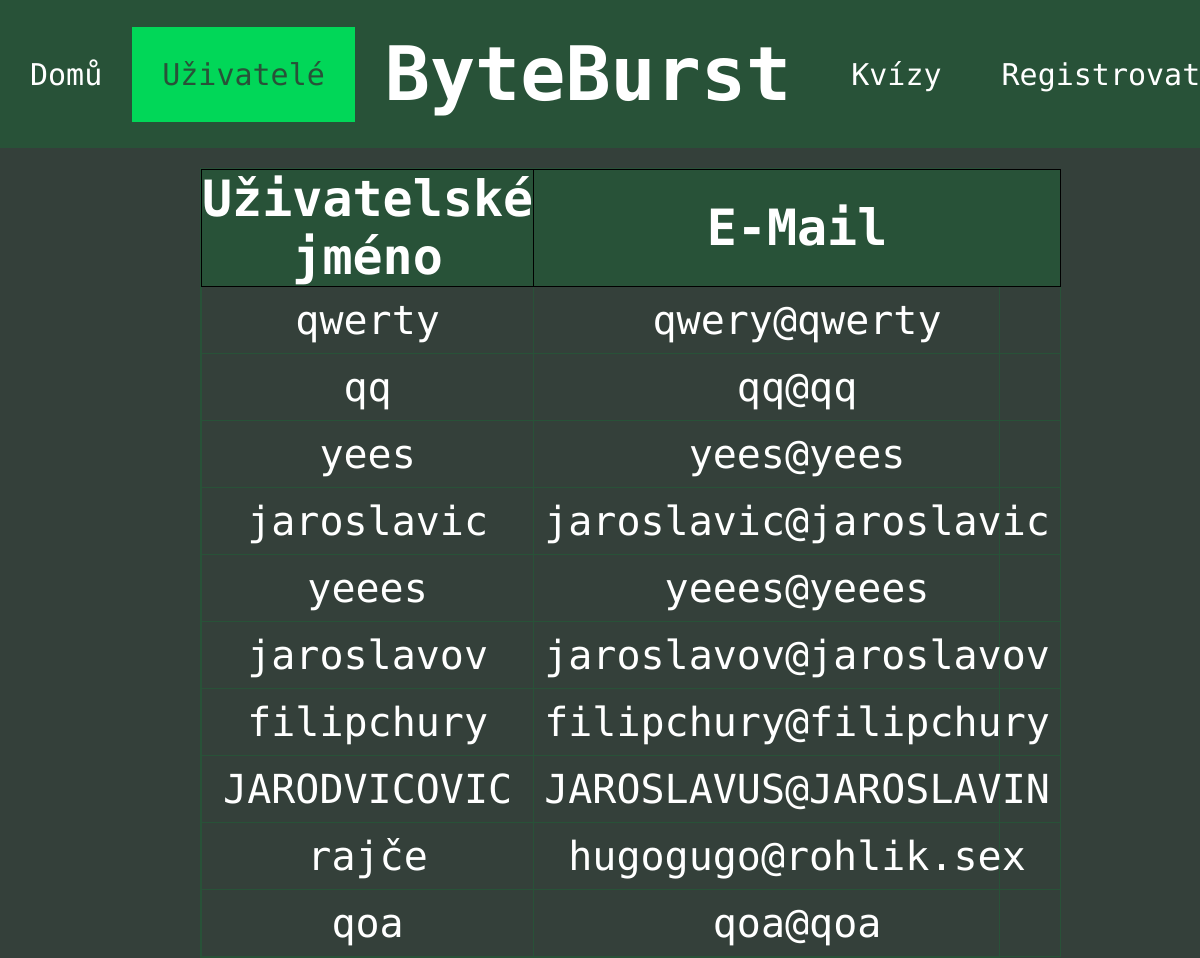
Screenshot of /users with the database file from the repository.
### tables this page shows
CREATE TABLE "user" (
	"id"	INTEGER,
	"username"	TEXT UNIQUE,
	"email"	TEXT UNIQUE,
	"password"	TEXT,
	"bio"	TEXT,
	"quiz_correct"	INTEGER DEFAULT 0,
	"quiz_absolved"	INTEGER DEFAULT 0,
	"is_admin"	INTEGER DEFAULT 0,
	"is_active"	INTEGER NOT NULL DEFAULT 1,
	PRIMARY KEY("id" AUTOINCREMENT)
);

### app.py (the view)
@app.route("/users") # route pro zobrazení všech už. profilů
def users():
    cur, con=db_connect()
    cur.execute("SELECT id, username,email FROM user WHERE is_active=1") # vybrání id, už. jména a e-mailu z tabulky user pro záznamy, kde je is_active rovno 1, tedy uživatelův účet není deaktivoanány
    users=cur.fetchall() # spojení výsledku dotazu do proměnné users
    return render_template("pages/users.html", users=users, active=2) # přesměrování na stránku users.html s předaným parametrem users

### app.py (called while the page is built)
def db_connect():
    con = sqlite3.connect("database.db") # připojení do databáze uložené v adresáři jako database.db
    cur = con.cursor() # vytvoření cursor pro interakci s databází
    return cur, con

### templates/pages/users.html (shortened to what this page needs)
{% extends "layout/header.html" %}
{% block content %}
<table class="user-table" style="position: relative; width: 800px;">
    <tr>
        <th style="text-align: center; padding: 0;">Uživatelské jméno</th>
        <th>E-Mail</th>
    </tr>
    {% for user in users %}
    <tr>
        <td><a href="{{ url_for('user', user_id=user[0]) }}" style="text-decoration: none;">{{ user[1] }}</a></td>
        <td>{{ user[2] }}</td>
    </tr>
    {% endfor %}
</table>
{% endblock %}

### static/css/style.css (style rules this page uses)
* { font-family: "Ubuntu Mono", monospace; color: white; }
:root { --background-green:#285238; --hover-green:#007C41; --active-green:#01D758; --page-background: #34403A; }
body { margin: 0; padding: 0; background-color: #34403A; }
.user-table { width: 1200px; border: solid var(--background-green) 1px; border-collapse: collapse; margin: auto; display: block; margin-top: 20px; }
.user-table th { font-size: 50px; padding: 10px; text-align: center; border: solid black 1px; }
.user-table td { font-size: 40px; border: solid var(--background-green) 1px; }
.user-table tr:first-child { background-color: var(--background-green); }
.profile-links tr, td { text-align: center; padding: 10px; }

### rows the page displays
user: username "qwerty", email "qwery@qwerty"
user: username "qq", email "qq@qq"
user: username "yees", email "yees@yees"
user: username "jaroslavic", email "jaroslavic@jaroslavic"
user: username "yeees", email "yeees@yeees"
user: username "jaroslavov", email "jaroslavov@jaroslavov"
user: username "filipchury", email "filipchury@filipchury"
user: username "JARODVICOVIC", email "JAROSLAVUS@JAROSLAVIN"
user: username "rajče", email "hugogugo@rohlik.sex"
user: username "qoa", email "qoa@qoa"
